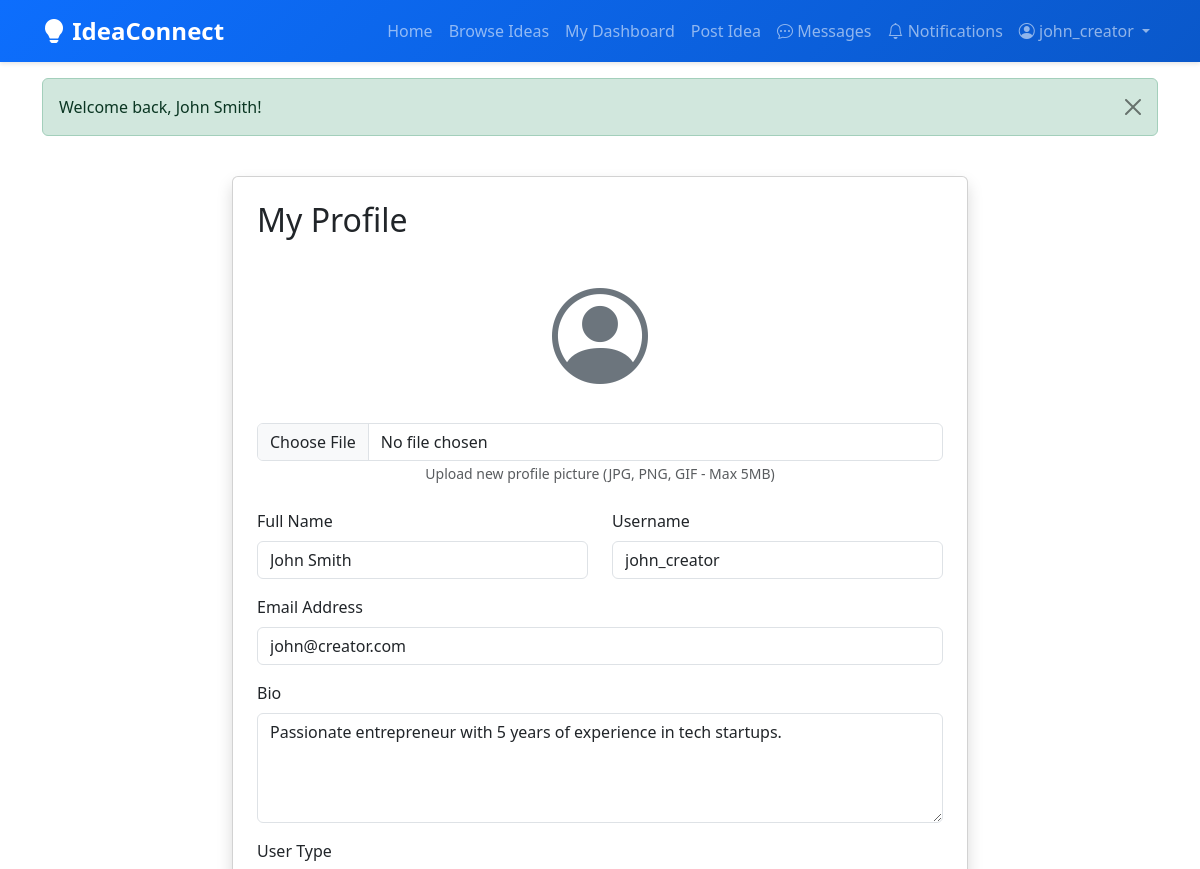
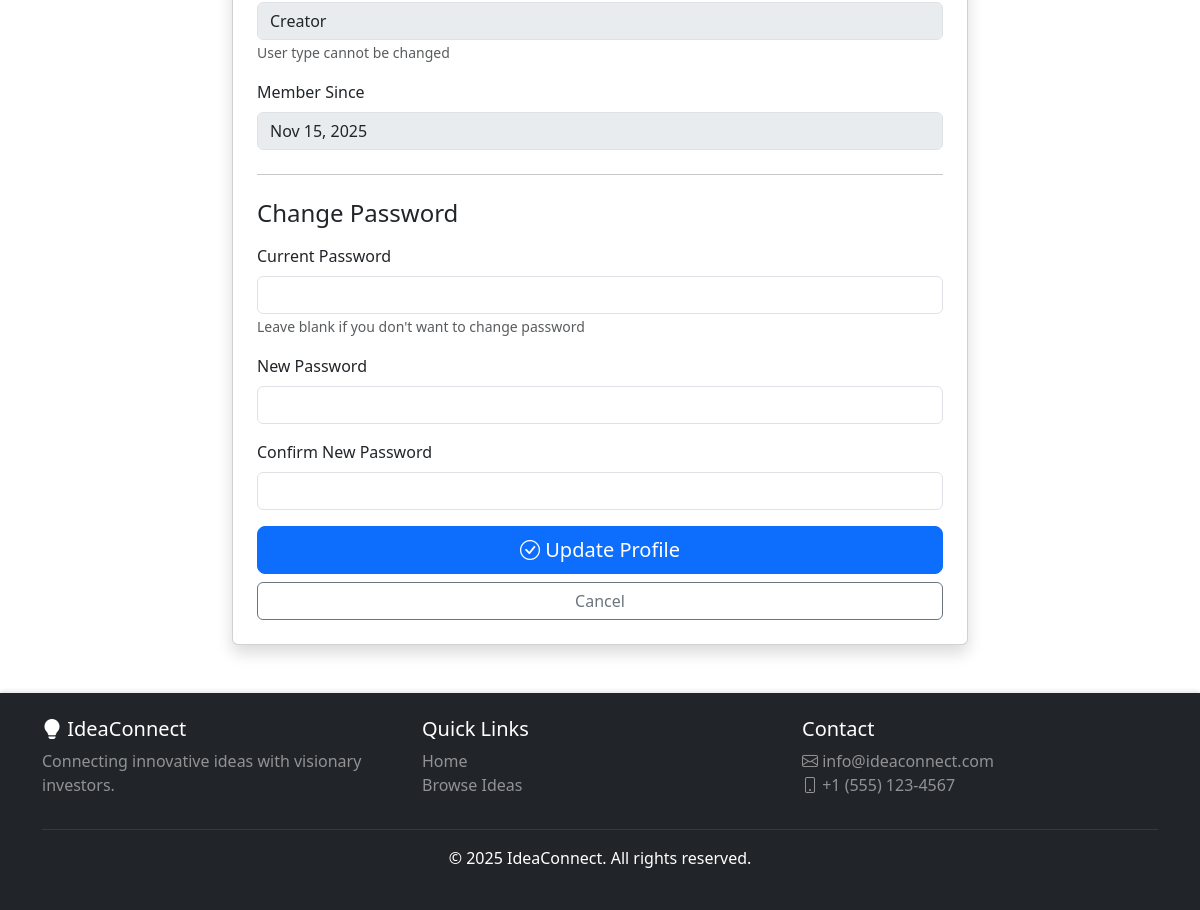
The page /pages/profile.php (signed in) on the database its author committed (2 pictures, top to bottom).
### tables this page shows
CREATE TABLE users (
    id INT PRIMARY KEY AUTO_INCREMENT,
    username VARCHAR(50) UNIQUE NOT NULL,
    email VARCHAR(100) UNIQUE NOT NULL,
    password VARCHAR(255) NOT NULL,
    full_name VARCHAR(100) NOT NULL,
    user_type ENUM('creator', 'investor') NOT NULL,
    bio TEXT,
    profile_image VARCHAR(255) DEFAULT 'default-avatar.png',
    created_at TIMESTAMP DEFAULT CURRENT_TIMESTAMP,
    updated_at TIMESTAMP DEFAULT CURRENT_TIMESTAMP ON UPDATE CURRENT_TIMESTAMP,
    INDEX idx_user_type (user_type),
    INDEX idx_email (email)
);

### config/config.php (called while the page is built, shortened)
<?php
function getCurrentUserId() {
    return $_SESSION['user_id'] ?? null;
}
function formatDate($date, $format = 'M d, Y') {
    return date($format, strtotime($date));
}

### pages/profile.php (the view, shortened to what this page needs)
<?php
require_once __DIR__ . '/../config/config.php';
require_once __DIR__ . '/../includes/header.php';
$conn = getDBConnection();
$user_id = getCurrentUserId();
$stmt = $conn->prepare("SELECT * FROM users WHERE id = ?");
$stmt->bind_param("i", $user_id);
$stmt->execute();
$user = $stmt->get_result()->fetch_assoc();
?>
<div class="container mt-4 mb-5">
    <div class="row justify-content-center">
        <div class="col-md-8">
            <div class="card shadow">
                <div class="card-body p-4">
                    <h2 class="mb-4">My Profile</h2>
                    <form id="profileForm" method="POST" action="<?php echo APP_URL; ?>/actions/update-profile.php" enctype="multipart/form-data">
                        <div class="text-center mb-4">
                            <div class="mb-3">
                                <?php if (!empty($user['profile_image']) && $user['profile_image'] !== 'default-avatar.png' && file_exists(UPLOAD_DIR . $user['profile_image'])): ?>
                                    <img src="<?php echo APP_URL; ?>/uploads/<?php echo htmlspecialchars($user['profile_image']); ?>"
                                         alt="Profile Picture"
                                         class="rounded-circle"
                                         style="width: 150px; height: 150px; object-fit: cover; border: 3px solid #0d6efd;">
                                <?php else: ?>
                                    <i class="bi bi-person-circle" style="font-size: 6rem; color: #6c757d;"></i>
                                <?php endif; ?>
                            </div>
                            <input type="file" class="form-control" id="profile_image" name="profile_image" accept="image/*">
                            <small class="form-text text-muted">Upload new profile picture (JPG, PNG, GIF - Max 5MB)</small>
                        </div>
                        <div class="row mb-3">
                            <div class="col-md-6">
                                <label for="full_name" class="form-label">Full Name</label>
                                <input type="text" class="form-control" id="full_name" name="full_name"
                                       value="<?php echo htmlspecialchars($user['full_name']); ?>" required>
                            </div>
                            <div class="col-md-6">
                                <label for="username" class="form-label">Username</label>
                                <input type="text" class="form-control" id="username" name="username"
                                       value="<?php echo htmlspecialchars($user['username']); ?>" required>
                            </div>
                        </div>
                        <div class="mb-3">
                            <label for="email" class="form-label">Email Address</label>
                            <input type="email" class="form-control" id="email" name="email"
                                   value="<?php echo htmlspecialchars($user['email']); ?>" required>
                        </div>
                        <div class="mb-3">
                            <label for="bio" class="form-label">Bio</label>
                            <textarea class="form-control" id="bio" name="bio" rows="4"><?php echo htmlspecialchars($user['bio'] ?? ''); ?></textarea>
                        </div>
                        <div class="mb-3">
                            <label class="form-label">User Type</label>
                            <input type="text" class="form-control" value="<?php echo ucfirst($user['user_type']); ?>" disabled>
                            <small class="form-text text-muted">User type cannot be changed</small>
                        </div>
                        <div class="mb-3">
                            <label class="form-label">Member Since</label>
                            <input type="text" class="form-control" value="<?php echo formatDate($user['created_at']); ?>" disabled>
                        </div>
                        <hr class="my-4">
                        <h4 class="mb-3">Change Password</h4>
                        <div class="mb-3">
                            <label for="current_password" class="form-label">Current Password</label>
                            <input type="password" class="form-control" id="current_password" name="current_password">
                            <small class="form-text text-muted">Leave blank if you don't want to change password</small>
                        </div>
                        <div class="mb-3">
                            <label for="new_password" class="form-label">New Password</label>
                            <input type="password" class="form-control" id="new_password" name="new_password" minlength="6">
                        </div>
                        <div class="mb-3">
                            <label for="confirm_password" class="form-label">Confirm New Password</label>
                            <input type="password" class="form-control" id="confirm_password" name="confirm_password">
                        </div>
                        <div class="d-grid gap-2">
                            <button type="submit" class="btn btn-primary btn-lg">
                                <i class="bi bi-check-circle"></i> Update Profile
                            </button>
                            <a href="<?php echo APP_URL; ?>/index.php" class="btn btn-outline-secondary">
                                Cancel
                            </a>
                        </div>
                    </form>
                </div>
            </div>
        </div>
    </div>
</div>
<?php require_once __DIR__ . '/../includes/footer.php'; ?>

### assets/css/style.css (style rules this page uses)
:root { --primary-color: #0d6efd; --secondary-color: #6c757d; --success-color: #198754; --danger-color: #dc3545; --warning-color: #ffc107; --info-color: #0dcaf0; }
body { font-family: 'Segoe UI', Tahoma, Geneva, Verdana, sans-serif; min-height: 100vh; display: flex; flex-direction: column; }
.card { transition: all 0.3s ease; }
.btn { transition: all 0.3s ease; }
.bi-person-circle { transition: color 0.3s ease; }
html { scroll-behavior: smooth; }

### rows shown on the page
users: full_name "John Smith", username "john_creator", email "john@creator.com", bio "Passionate entrepreneur with 5 years of experience in tech startups.", user_type "Creator", created_at "Nov 15, 2025"

### other values the page prints
APP_NAME "IdeaConnect"
$_SESSION['username'] "john_creator"
$flashMessage['message'] "Welcome back, John Smith!"
